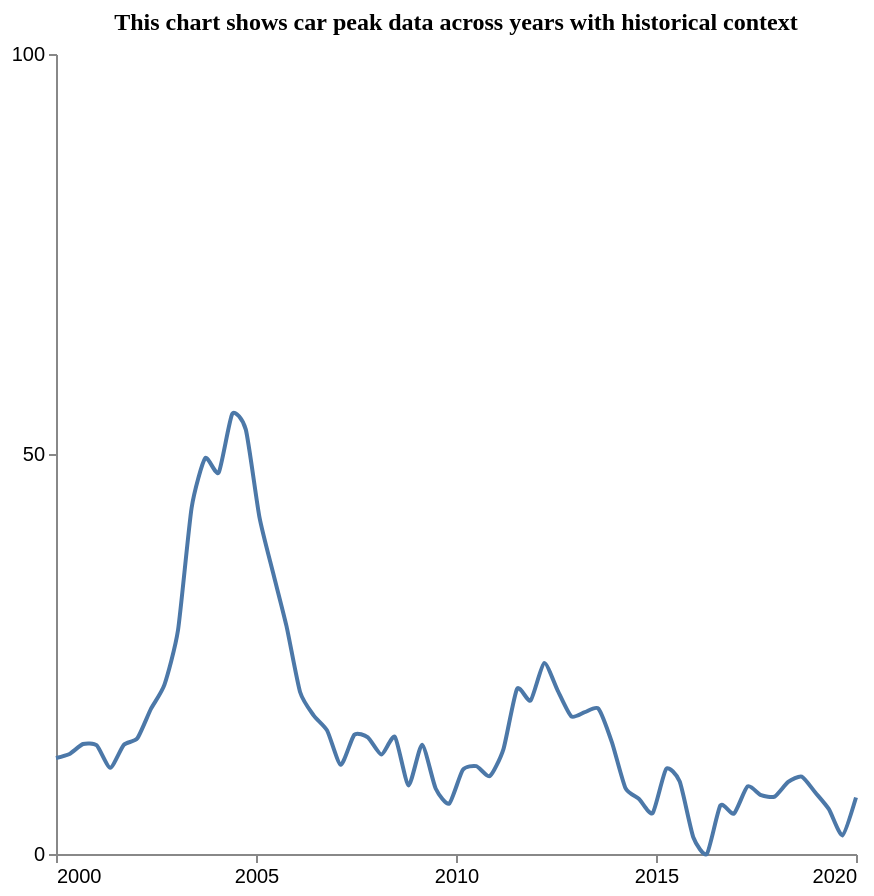

Source (Vega-Lite JSON):
### Vega-Lite specification from a JSON file in a GitHub repository (floating-point values rounded to 4 significant figures)
{"$schema": "https://vega.github.io/schema/vega-lite/v5.json", "description": "Pattern: Peak", "data": {"values": [{"X": 2000.0, "Y": 12.0}, {"X": 2000.0, "Y": 12.51}, {"X": 2001.0, "Y": 13.75}, {"X": 2001.0, "Y": 13.58}, {"X": 2001.0, "Y": 10.77}, {"X": 2002.0, "Y": 13.64}, {"X": 2002.0, "Y": 14.46}, {"X": 2002.0, "Y": 18.13}, {"X": 2003.0, "Y": 21.18}, {"X": 2003.0, "Y": 28.0}, {"X": 2003.0, "Y": 43.25}, {"X": 2004.0, "Y": 49.46}, {"X": 2004.0, "Y": 47.69}, {"X": 2004.0, "Y": 55.02}, {"X": 2005.0, "Y": 53.05}, {"X": 2005.0, "Y": 42.15}, {"X": 2005.0, "Y": 35.21}, {"X": 2006.0, "Y": 28.48}, {"X": 2006.0, "Y": 20.25}, {"X": 2006.0, "Y": 17.32}, {"X": 2007.0, "Y": 15.42}, {"X": 2007.0, "Y": 11.14}, {"X": 2007.0, "Y": 14.91}, {"X": 2008.0, "Y": 14.58}, {"X": 2008.0, "Y": 12.43}, {"X": 2008.0, "Y": 14.62}, {"X": 2009.0, "Y": 8.573}, {"X": 2009.0, "Y": 13.67}, {"X": 2009.0, "Y": 8.191}, {"X": 2010.0, "Y": 6.303}, {"X": 2010.0, "Y": 10.51}, {"X": 2011.0, "Y": 10.98}, {"X": 2011.0, "Y": 9.746}, {"X": 2011.0, "Y": 13.12}, {"X": 2012.0, "Y": 20.63}, {"X": 2012.0, "Y": 19.19}, {"X": 2012.0, "Y": 23.86}, {"X": 2013.0, "Y": 20.42}, {"X": 2013.0, "Y": 17.2}, {"X": 2013.0, "Y": 17.73}, {"X": 2014.0, "Y": 18.18}, {"X": 2014.0, "Y": 13.96}, {"X": 2014.0, "Y": 8.23}, {"X": 2015.0, "Y": 6.884}, {"X": 2015.0, "Y": 5.109}, {"X": 2015.0, "Y": 10.63}, {"X": 2016.0, "Y": 9.053}, {"X": 2016.0, "Y": 2.102}, {"X": 2016.0, "Y": 0.0}, {"X": 2017.0, "Y": 6.066}, {"X": 2017.0, "Y": 5.044}, {"X": 2017.0, "Y": 8.441}, {"X": 2018.0, "Y": 7.354}, {"X": 2018.0, "Y": 7.177}, {"X": 2018.0, "Y": 9.009}, {"X": 2019.0, "Y": 9.675}, {"X": 2019.0, "Y": 7.685}, {"X": 2019.0, "Y": 5.602}, {"X": 2020.0, "Y": 2.33}, {"X": 2020.0, "Y": 7.065}]}, "mark": {"type": "line", "interpolate": "cardinal", "tension": 0.4}, "encoding": {"x": {"field": "X", "type": "quantitative", "title": "", "axis": {"grid": false, "format": "d", "values": [2000, 2005, 2010, 2015, 2020], "tickSize": 4}, "scale": {"domain": [2000, 2020]}}, "y": {"field": "Y", "type": "quantitative", "title": "", "axis": {"grid": false, "format": "d", "values": [0, 50, 100], "tickSize": 4, "tickOpacity": 1}, "scale": {"domain": [0, 100]}}}, "title": {"text": "This chart shows car peak data across years with historical context", "anchor": "middle", "font": "Tahoma", "fontSize": 12}, "config": {"lineBreak": "^", "view": {"stroke": null}}, "height": 400, "width": 400, "autosize": "pad"}
